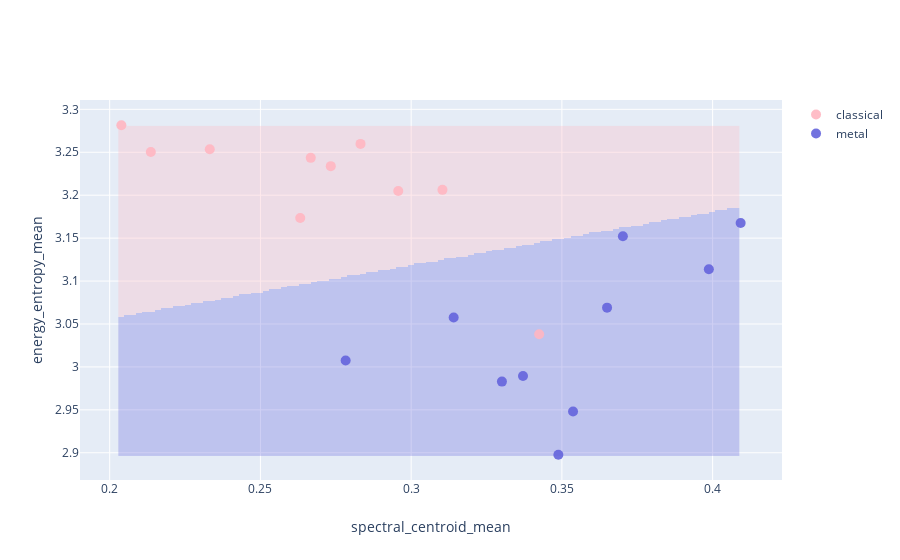

Notebook code for this chart:
### Code cell
# Example5: plot 2 features for 10 2-second samples 
# from classical and 10 from metal music. 
# also train an SVM classifier and draw the respective
# decision surfaces

from pyAudioAnalysis import MidTermFeatures as aF
import os
import numpy as np
from sklearn.svm import SVC
import plotly.graph_objs as go 
import plotly

dirs = ["data/music/classical", "data/music/metal"] 
class_names = [os.path.basename(d) for d in dirs] 
m_win, m_step, s_win, s_step = 1, 1, 0.1, 0.05 

# segment-level feature extraction:
features = [] 
for d in dirs: # get feature matrix for each directory (class) 
    f, files, fn = aF.directory_feature_extraction(d, m_win, m_step, 
                                                   s_win, s_step) 
    features.append(f)
    
# select 2 features and create feature matrices for the two classes:
f1 = np.array([features[0][:, fn.index('spectral_centroid_mean')],
               features[0][:, fn.index('energy_entropy_mean')]])
f2 = np.array([features[1][:, fn.index('spectral_centroid_mean')],
               features[1][:, fn.index('energy_entropy_mean')]])

# plot 2D features
p1 = go.Scatter(x=f1[0, :],  y=f1[1, :], name=class_names[0],
                marker=dict(size=10,color='rgba(255, 182, 193, .9)'),
                mode='markers')
p2 = go.Scatter(x=f2[0, :], y=f2[1, :],  name=class_names[1], 
                marker=dict(size=10,color='rgba(100, 100, 220, .9)'),
                mode='markers')
mylayout = go.Layout(xaxis=dict(title="spectral_centroid_mean"),
                     yaxis=dict(title="energy_entropy_mean"))

y = np.concatenate((np.zeros(f1.shape[1]), np.ones(f2.shape[1]))) 
f = np.concatenate((f1.T, f2.T), axis = 0)

# train the svm classifier
cl = SVC(kernel='rbf', C=20) 
cl.fit(f, y) 
# apply the trained model on the points of a grid
x_ = np.arange(f[:, 0].min(), f[:, 0].max(), 0.002) 
y_ = np.arange(f[:, 1].min(), f[:, 1].max(), 0.002) 
xx, yy = np.meshgrid(x_, y_) 
Z = cl.predict(np.c_[xx.ravel(), yy.ravel()]).reshape(xx.shape) / 2 
# and visualize the grid on the same plot (decision surfaces)
cs = go.Heatmap(x=x_, y=y_, z=Z, showscale=False, 
               colorscale= [[0, 'rgba(255, 182, 193, .3)'], 
                           [1, 'rgba(100, 100, 220, .3)']]) 
mylayout = go.Layout(xaxis=dict(title="spectral_centroid_mean"),
                     yaxis=dict(title="energy_entropy_mean"))
plotly.offline.iplot(go.Figure(data=[p1, p2, cs], layout=mylayout))

### Figure 1 — Plotly figure (JSON) as saved in the notebook; plotly's stock layout.template omitted (floating-point values rounded to 4 significant figures; data arrays with more than 128 entries replaced by an {"elided": "..."} marker saying what was removed)
{"data": [{"marker": {"color": "rgba(255, 182, 193, .9)", "size": 10}, "mode": "markers", "name": "classical", "type": "scatter", "x": [0.2667, 0.2957, 0.2136, 0.2039, 0.2832, 0.2733, 0.2332, 0.2632, 0.3425, 0.3104], "y": [3.244, 3.205, 3.25, 3.281, 3.26, 3.234, 3.254, 3.174, 3.038, 3.206]}, {"marker": {"color": "rgba(100, 100, 220, .9)", "size": 10}, "mode": "markers", "name": "metal", "type": "scatter", "x": [0.3702, 0.3141, 0.3488, 0.3301, 0.4093, 0.3987, 0.3371, 0.3537, 0.2783, 0.365], "y": [3.152, 3.058, 2.898, 2.983, 3.168, 3.114, 2.99, 2.948, 3.008, 3.069]}, {"colorscale": [[0, "rgba(255, 182, 193, .3)"], [1, "rgba(100, 100, 220, .3)"]], "showscale": false, "type": "heatmap", "x": [0.2039, 0.2059, 0.2079, 0.2099, 0.2119, 0.2139, 0.2159, 0.2179, 0.2199, 0.2219, 0.2239, 0.2259, 0.2279, 0.2299, 0.2319, 0.2339, 0.2359, 0.2379, 0.2399, 0.2419, 0.2439, 0.2459, 0.2479, 0.2499, 0.2519, 0.2539, 0.2559, 0.2579, 0.2599, 0.2619, 0.2639, 0.2659, 0.2679, 0.2699, 0.2719, 0.2739, 0.2759, 0.2779, 0.2799, 0.2819, 0.2839, 0.2859, 0.2879, 0.2899, 0.2919, 0.2939, 0.2959, 0.2979, 0.2999, 0.3019, 0.3039, 0.3059, 0.3079, 0.3099, 0.3119, 0.3139, 0.3159, 0.3179, 0.3199, 0.3219, 0.3239, 0.3259, 0.3279, 0.3299, 0.3319, 0.3339, 0.3359, 0.3379, 0.3399, 0.3419, 0.3439, 0.3459, 0.3479, 0.3499, 0.3519, 0.3539, 0.3559, 0.3579, 0.3599, 0.3619, 0.3639, 0.3659, 0.3679, 0.3699, 0.3719, 0.3739, 0.3759, 0.3779, 0.3799, 0.3819, 0.3839, 0.3859, 0.3879, 0.3899, 0.3919, 0.3939, 0.3959, 0.3979, 0.3999, 0.4019, 0.4039, 0.4059, 0.4079], "y": {"elided": "192 float values"}, "z": {"elided": "192x103 float values"}}], "layout": {"xaxis": {"title": {"text": "spectral_centroid_mean"}}, "yaxis": {"title": {"text": "energy_entropy_mean"}}}}
